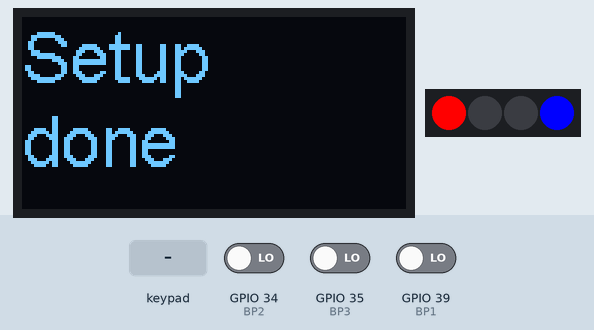
Bench run of a program on a simulated ESP32. Shown: 128×64 one-colour display, 4 RGB LEDs in strip order, left to right. The test bench sets the inputs (shaded band); at power-on: GPIO 34 (BP2) LOW, GPIO 35 (BP3) LOW, GPIO 39 (BP1) LOW.

Above: at 0.12 s.
1.3 s: keypad keys 3 2 3 3 2 5 2 6 * pressed 0.4 s apart
At 5.8 s:
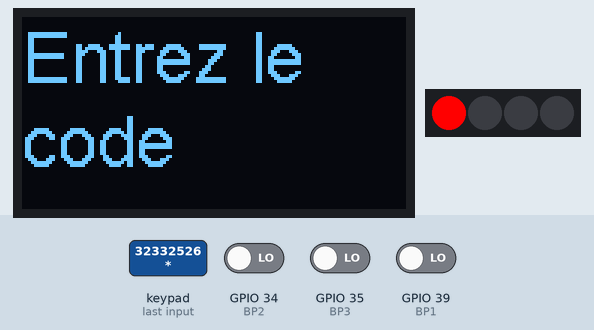
6.4 s: key '1' pressed
At 7.9 s:
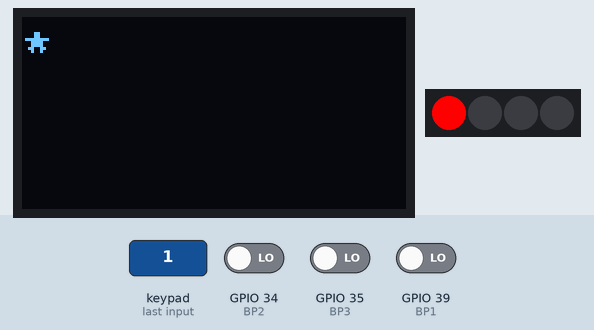
14.1 s: key '2' pressed
At 14.54 s:
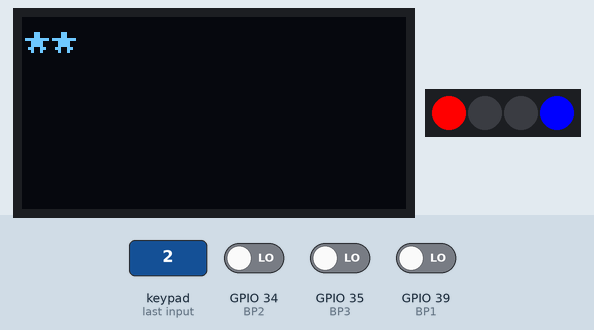
15.9 s: keypad keys 3 2 3 3 2 5 2 6 pressed 0.4 s apart
At 19.9 s:
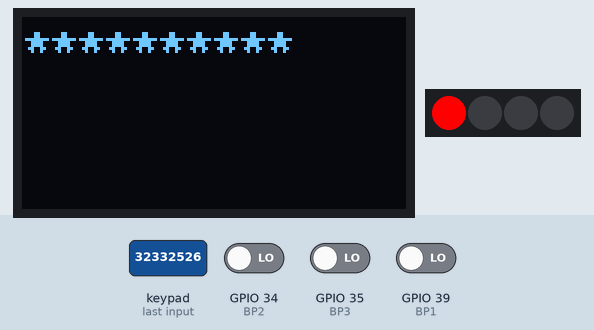
20.6 s: key '*' pressed
At 21.75 s:
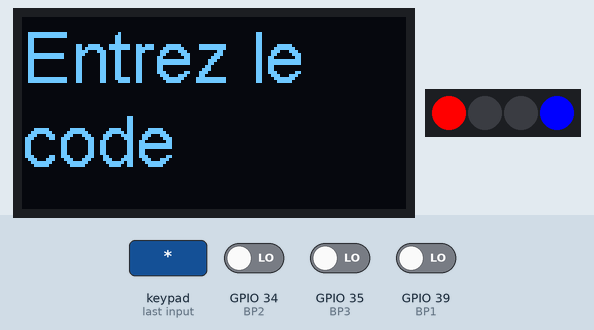
24.3 s: key '3' pressed
At 25.9 s:
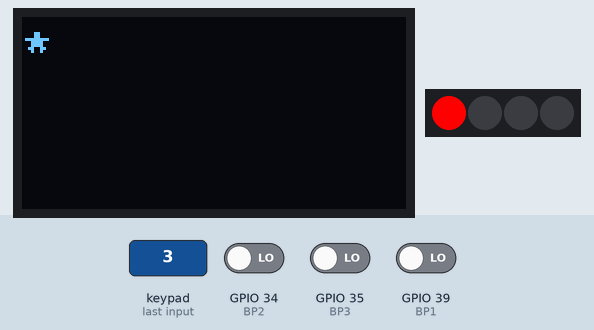
Timing chart, 0 to 29.5 s (numbered marks = the images above; inputs shaded):
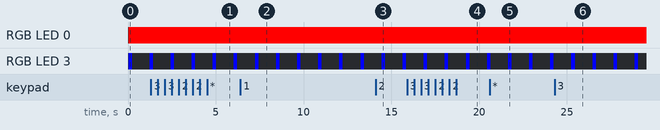

Measured:
- after the input at 1.3 s, the display: first changes at once (image 1 shows a later state)
- after the input at 6.4 s, the display: changes at once (image 2)
- after the input at 20.6 s, the display: first changes after 0.05 s (image 5 shows a later state)
- after the input at 24.3 s, the display: changes at once (image 6)
- what the display in image 1 shows lasts 1.0 s, from 5.0 s to 6.0 s

The program:

main.cpp
```cpp
/*
 * File:   main.cpp
 * Author: philippe SIMIER Touchard Washington
 *
 * Digicode pour le contrôle d'accès d'un immeuble
 *
 * Created on 14 février 2022, 12:05
 */

#include <Arduino.h>
#include <HardwareSerial.h>
#include <Keypad.h>
#include "afficheur.h"          // Afficheur SSD1306
#include "led.h"                // Les quatre Leds RGB


// Déclaration des caractères sur les touches
char keys[4][3] = {
    {'1', '2', '3'},
    {'4', '5', '6'},
    {'7', '8', '9'},
    {'*', '0', '\n'}
};

//affectation des GPIO aux lignes L0, L1, L2, L3 du clavier
byte rowPins[4] = {32, 33, 25, 26};

//affectation des GPIO aux colonnes C0, C1, C2 du clavier
byte colPins[3] = {4, 5, 15};

Keypad clavier = Keypad((char *) keys, rowPins, colPins, 4, 3);

String code;
String secret = "1234\n";
Afficheur *afficheur;
Led *led;

HardwareSerial com(1); // Déclaration d'une liaison série controlée part UART 1

void blinkLedBleu(void * parameter);   // Tâche pour faire clignoter la led bleu en position 3
void boutonPoussoir(void * parameter); // Tâche pour ouvrir la porte avec les boutons poussoirs

void setup() {

    Serial.begin(115200);
    com.begin(9600, SERIAL_8N1, 16, 17); // Rx -> GPIO16 Tx -> GPIO17
    com.println("Setup com done");

    afficheur = new Afficheur;
    led = new Led(4); // quatre leds

    // Création des tâches blink et BP
    xTaskCreate(blinkLedBleu, "blinkLedBleu", 10000, NULL, 1, NULL);
    xTaskCreate(boutonPoussoir, "boutonpoussoir", 10000, NULL, 1, NULL);

    afficheur->afficher("Setup done");

}

void loop() {
    char key = clavier.getKey();

    if (key) {

        code.concat(key);
        afficheur->afficherMdp(code);

        if (key == '\n') {
            if (!code.compareTo(secret)) {
                afficheur->afficher("La porte s'ouvre");
                com.println("La porte s'ouvre");
                code = "";
                led->allumer(VERT); // led 0 verte
                delay(3000);
                led->eteindre();
                afficheur->afficher("Entrez le code");

            } else {
                afficheur->afficher("Code faux!");
                com.println("Code faux " + code);
                code = "";
                led->allumer(ROUGE); // led 0 rouge
                delay(2000);
                led->eteindre();
                afficheur->afficher("Entrez le code");
            }
        }
        if (key == '*') {
            code = "";
            afficheur->afficher("Entrez le code");
        }

    }
//    for (int indice = 0;indice < 4;indice ++) {
//        led->allumer(ROUGE,indice);
//    }
//    delay(500);
//    for (int indice = 0;indice < 4;indice ++) {
//        led->allumer(VERT,indice);
//    }
//    delay(500);
//    for (int indice = 0;indice < 4;indice ++) {
//        led->allumer(BLEU,indice);
//    }
//    delay(500);
//    for (int indice = 0;indice < 4;indice ++) {
//        led->allumer(BLANC,indice);
//    }
//    delay(500);

}

// Tâche pour faire clignoter la led bleu en quatrième position

void blinkLedBleu(void * parameter) {

    while (1) {
        led->allumer(BLEU, 3);
        delay(200);
        led->eteindre(3);
        delay(1000);
        vTaskDelay(1); //indispensable car sinon guru ?!
    }

    vTaskDelete(NULL);
}

// Tâche scrutation des Boutons Pousoirs dans le couloir (Automate)
// La porte s'ouvre si bp1 actionné ou bp2 et bp3 actionnés simultanément

void boutonPoussoir(void * parameter) {

    // setup
    pinMode(39, INPUT); // BP1
    pinMode(34, INPUT); // BP2
    pinMode(35, INPUT); // BP3

    // loop
    while (1) {
        // traitement Préliminaire lecture des boutons poussoirs
        bool bp1 = !digitalRead(39);
        bool bp2 = !digitalRead(34);
        bool bp3 = !digitalRead(35);

        // Traitement combinatoire

        bool porte = (bp1 || (bp2 && bp3));

        // traitement postérieur Ecriture des sorties
        if (porte){
            com.println("La porte s'ouvre");
            led->allumer(VERT); // led 0 verte
            delay(3000);
            led->eteindre();

        }
        vTaskDelay(1); //indispensable car sinon guru ?!
    }

    vTaskDelete(NULL);

}
```

afficheur.cpp
```cpp
/*
 * File:   Afficheur.cpp
 * Author: philippe Simier Touchard Washington
 *
 * Created on 14 février 2022, 12:18
 */

#include "afficheur.h"


// Constructeur de Afficheur
// Sur la carte PCT  adresse 0x3c connecté sur SDA et SCL

Afficheur::Afficheur() :
SSD1306Wire(0x3c, SDA, SCL, GEOMETRY_128_64) {
    init();
    setFont(ArialMT_Plain_24);
    flipScreenVertically();
}

Afficheur::~Afficheur() {
}

/**
 * Méthode pour afficher un message
 * @param message String le message à afficher
 */
void Afficheur::afficher(const String message) {
    clear();
    drawStringMaxWidth(0, 0, 110, message);
    display();
}

/**
 * Méthode pour afficher un mot de passe
 * @param message le mot de passe
 */
void Afficheur::afficherMdp(const String message){
    clear();
    String psd;
    for (int i = 0; i<message.length(); i++){
        psd += "*";

    }
    drawStringMaxWidth(0, 0, 110, psd);
    display();
}

/**
 * Méthode pour afficher une grandeur physique
 * @param char* message le libellé
 * @param valeur  la valeur à afficher
 * @param unite   l'unite de la grandeur
 */
void Afficheur::afficherFloat(const String message, const float valeur, const String unite) {

    char sz[32];
    snprintf(sz, sizeof(sz), "%.1f", valeur);
    String valst(sz);
    afficher(message + valst + unite);

}
```

afficheur.h
```cpp
/*
 * File:   Afficheur.h
 * Author: philippe Simier Touchard Washington
 *
 * Created on 14 février 2022, 12:18
 */

#ifndef AFFICHEUR_H
#define AFFICHEUR_H

#include <Arduino.h>
#include <SSD1306Wire.h>


class Afficheur : public SSD1306Wire
{
public:

    Afficheur();
    virtual ~Afficheur();

    void afficher(const String message);
    void afficherMdp(const String message);
    void afficherFloat(const String message, const float valeur, const String unite);

private:

};

#endif /* AFFICHEUR_H */
```

led.cpp
```cpp
/*
 * File:   Led.cpp
 * Author: philippe Simier Touchard Washington
 *
 * Created on 14 février 2022, 15:40
 */

#include "led.h"

// Constructeur de Led
Led::Led(word _numPixels):
NeoPixelBus<NeoGrbFeature, NeoEsp32Rmt0800KbpsMethod>(_numPixels, PIN_RGB)
{
    Begin();
}


Led::~Led() {
}

/**
 * Allume la led avec la couleur demandée
 * @param couleur RgbColor une couleur
 */

void Led::allumer(const RgbColor &couleur, word id){
    SetPixelColor(id, couleur);
    Show();
}

/**
 * Eteint la led
 */
void Led::eteindre(word id){
    SetPixelColor(id, RgbColor(0,0,0));
    Show();
}
```

led.h
```cpp
/*
 * File:   Led.h
 * Author: philippe SIMIER Touchard washington
 *
 * Created on 14 février 2022, 15:40
 */

#ifndef LED_H
#define LED_H

#include <NeoPixelBus.h>  // Led RGB WS2812

#define PIN_RGB     19    // GPIO19 pour carte Clavier SNIR
#define NUMPIXELS   4     // Quatre leds pour carte Clavier SNIR

#define ROUGE   RgbColor(0,255,0)
#define RED 	RgbColor(0,255,0)

#define BLEU    RgbColor(0,0,255)
#define BLUE    RgbColor(0,0,255)

#define VERT    RgbColor(255,0,0)
#define GREEN   RgbColor(255,0,0)

#define BLANC  RgbColor(255,255,255)
#define WHITE  RgbColor(255,255,255)

class Led : public NeoPixelBus<NeoGrbFeature, NeoEsp32Rmt0800KbpsMethod> // Spécialisation de NeoPixelBus
{

public:

    Led(word _numPixels = NUMPIXELS );
    virtual ~Led();

    void allumer(const RgbColor &couleur, word id = 0);
    void eteindre(word id = 0);


private:

};

#endif /* LED_H */
```
